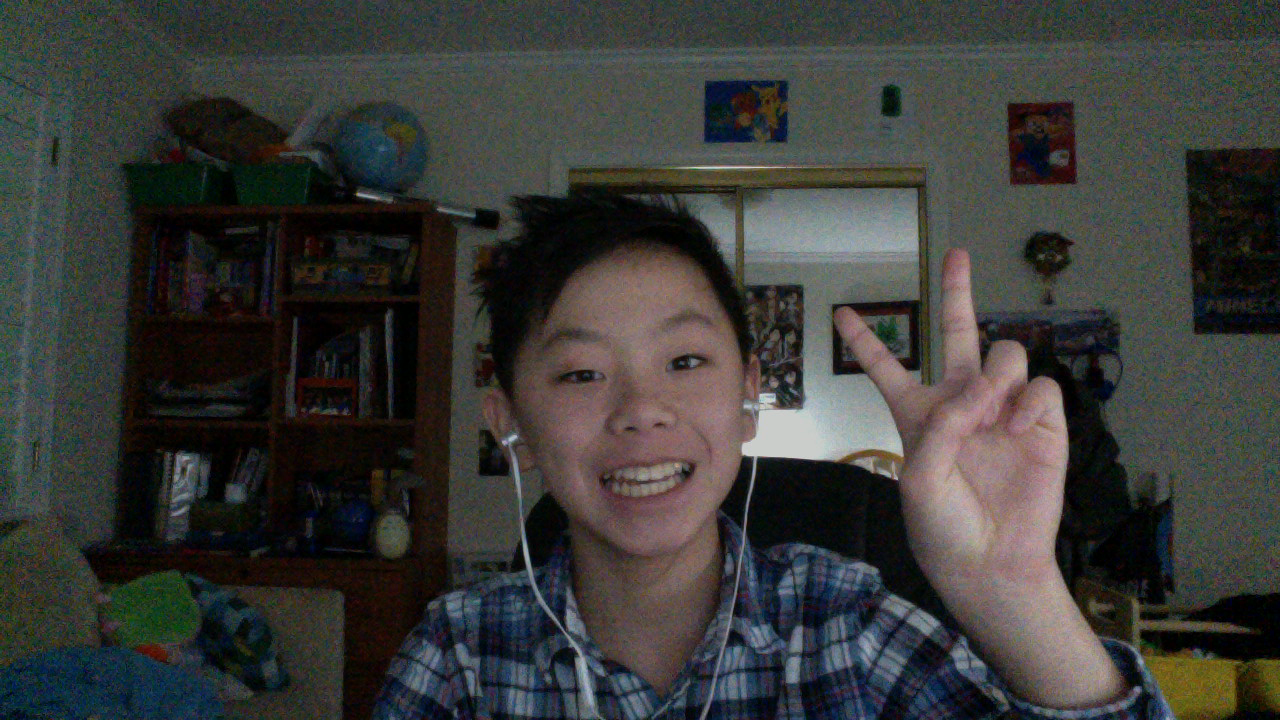
#> input picture opencvcode/c1.png, 1280 x 720 px
$ python harriscornerdetection.py
#> lines starting #> are read from the running program, lines starting #| are printed output that depends on the picture; after the words box and inside, x2 and y2 are one past the last pixel; in counts of white or black regions, pixels touching at a corner belong together
import cv2
import numpy as np

filename = 'c1.png'
img = cv2.imread(filename)
#> img is the input picture: shape (720, 1280, 3); mean B, G, R 56, 58.8, 58.2
gray = cv2.cvtColor(img,cv2.COLOR_BGR2GRAY)
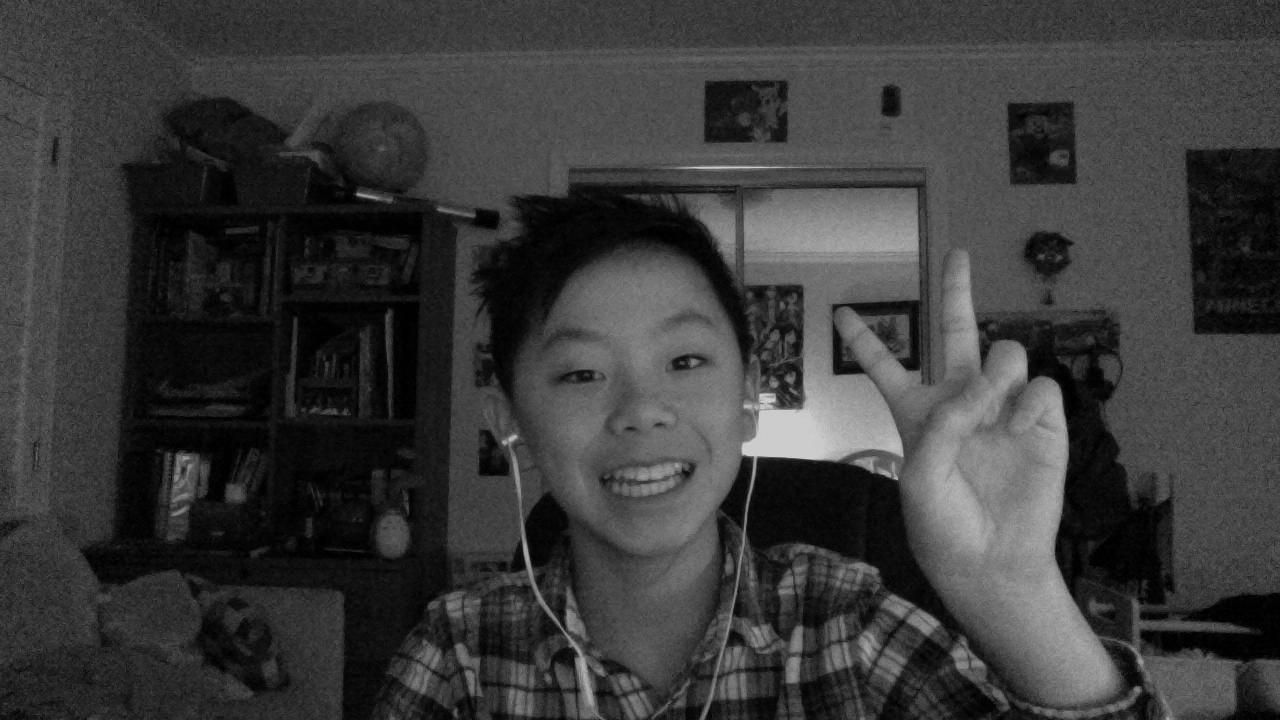
#> gray: shape (720, 1280); min 0, max 212, mean 58.3

gray = np.float32(gray)
dst = cv2.cornerHarris(gray,2,3,0.04)

#result is dilated for marking the corners, not important
dst = cv2.dilate(dst,None)

# Threshold for an optimal value, it may vary depending on the image.
img[dst>0.01*dst.max()]=[0,0,255]
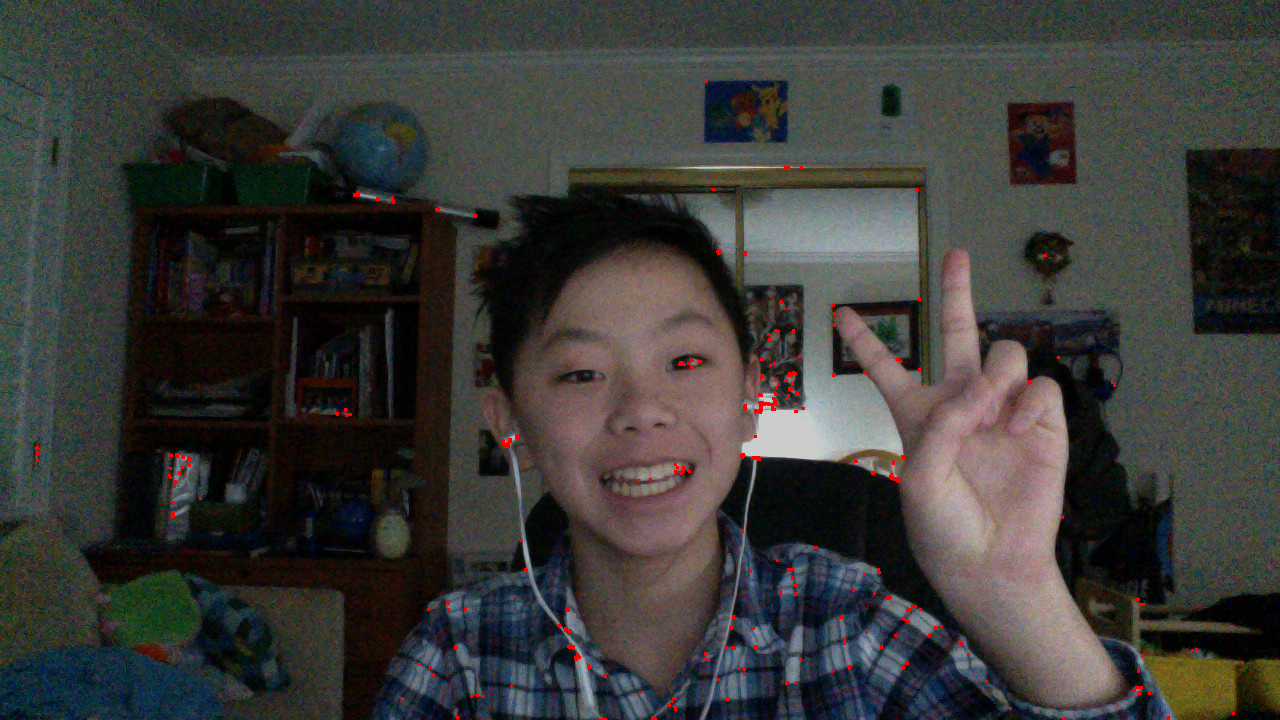
#> img: shape (720, 1280, 3); 0.32% of pixels changed, all inside (x1, y1, x2, y2) = (35, 80, 1244, 720)

cv2.imshow('dst',img)
if cv2.waitKey(0) & 0xff == 27:
#> (key Esc is pressed here)
    cv2.destroyAllWindows()

$ run again, with opencvcode/myface.png copied over opencvcode/c1.png
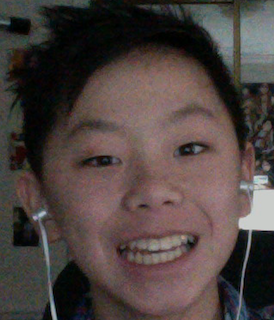
#> input picture opencvcode/myface.png, 274 x 320 px
#> img is the input picture: shape (320, 274, 3); mean B, G, R 64.1, 66.8, 77.7
#> `dst = cv2.dilate(dst,None)`:
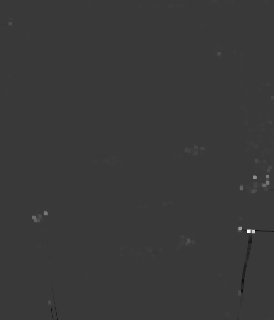
#> dst: shape (320, 274) float32; min -1954041.2, max 6720061.5, mean 6851.4; drawn with min black and max white
#> `img[dst>0.01*dst.max()]=[0,0,255]`:
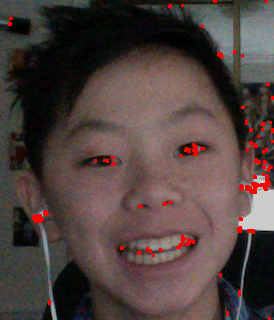
#> img: shape (320, 274, 3); 1.56% of pixels changed, all inside (x1, y1, x2, y2) = (8, 0, 274, 320)
